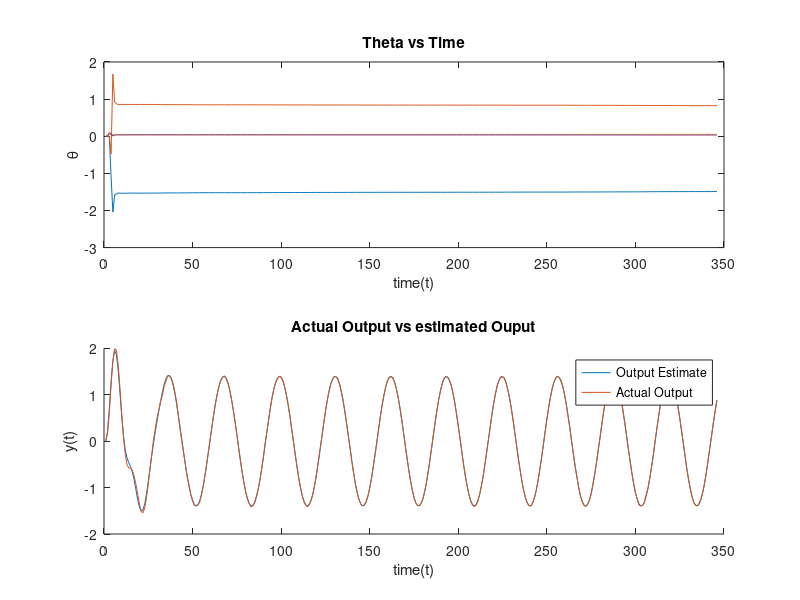
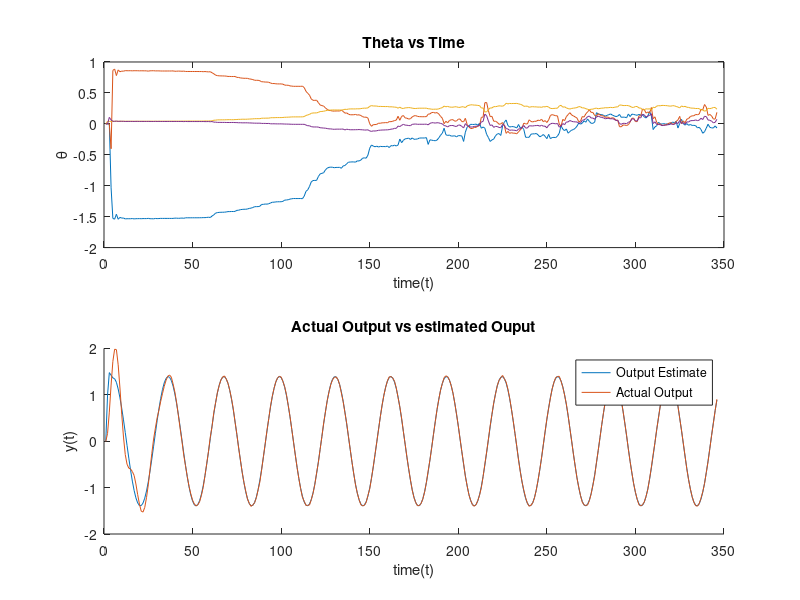
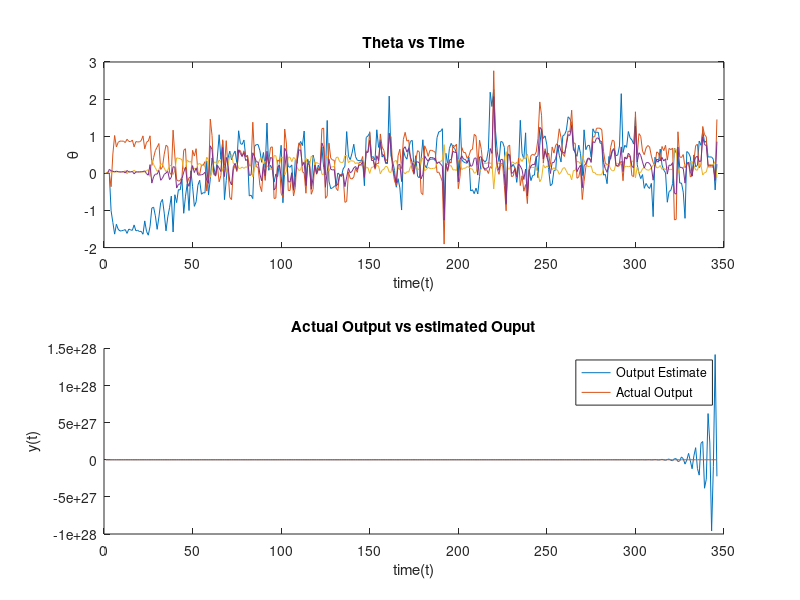
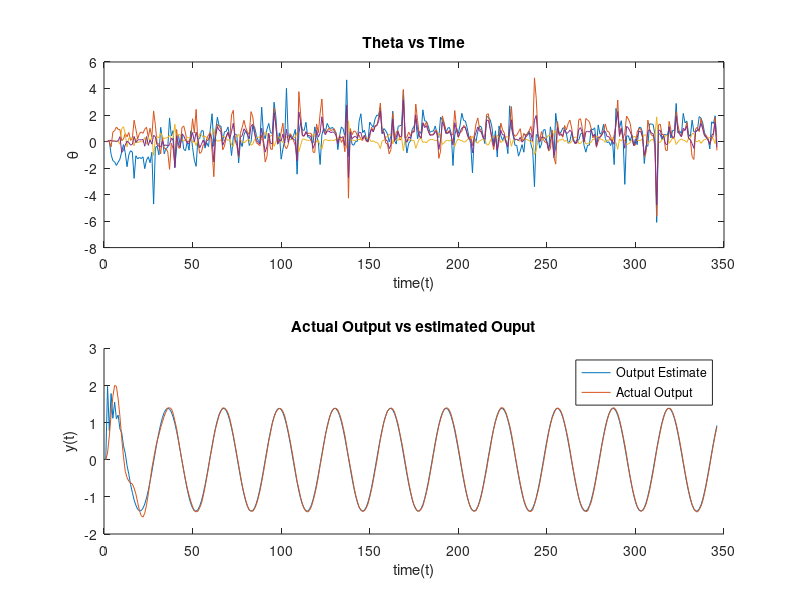

Write the MATLAB code that produced these figures, in order.
% A skeleton for a recursive identification algorithm. Since the assignment
% assumes an ARX model this code does likewise.
% You need to set Na, Nb (number of a and b coefficients) and LN (large 
% number).  Nc is not needed if this is an ARX model. You also need to supply
% the algorithm!
% The code assumes that the data is in a vector y and the input is in a vector u
Na = 2;%number of Y values
Nb = 2;%number of u values
LN = 10000000;
%[B,A] = dord2;
%num = B;
%den = A;

lambdaArray = [1, 0.95, 0.5, 0.2] ;

for LambdaNumber = 1:4
%num and den are the numerator and denominator of the filter(PID
%controller)
num = [0 0.0416 0.0395];
den = [1 -1.5363 0.8607];
u = 5 * sin(1:.2:70);
%u = ones(1,50);
noise = 0.01*randn(size(u)); %Change the varience in order to change nouse level, overall noise model should be 0 mean.
%noise =0.1*rand(size(u)); %Use rand as varience not set to 1, 
y = filter(num, den, u) + noise;

theta_nminus1=zeros(Na+Nb,1); % Initialise the estimate of theta to zero --> Matrix of zeros
P_nminus1=LN.*eye(Na+Nb);	 % Initialise P where LN is a large number --> Data 
Lambda = lambdaArray(LambdaNumber); %Initalise lambda, set to 1 for non-forgetting
%Lambda = 0.95; %Initaluse lambda set to 0.95 for forgetting
Theta=[]; % history of theta starts here
% Step through data and for each new point generate a new estimate
for n=1:length(y) % Change 10 to length(y) once you have the code working
% set py to the previous Na y values
  py=zeros(1,Na);
  for i=n-1:-1:n-Na
    if i>0 py(n-i)=y(i);   end
  end
% set pu to the previous Nb u values
  pu=zeros(1,Nb);
  for i=n-1:-1:n-Nb
    if i>0 pu(n-i)=u(i);   end
  end
% Construct varphi from py' and pu'
varphi=[-py';pu']; %Combining py and pu
% Use varphi(n), y(n) theta(n-1) and P(n-1) to iterate the next estimate
epsilon = y(n) - varphi' * theta_nminus1;
P = (1/Lambda)*(P_nminus1 - ((P_nminus1* varphi* varphi'* P_nminus1)/(Lambda + varphi'* P_nminus1* varphi)));
K =  P * varphi; 
theta = theta_nminus1 + K*epsilon;
% get ready for the new iteration
  theta_nminus1=theta;
  P_nminus1=P;
  Theta=[Theta; theta']
end % and so it ends
% If you have recorded parameter evolution you can plot with

%Geterate the estimate model output
yfit = filter([0 theta(3) theta(4)], [1 theta(1) theta(2)], u);

%hold on;
%figure('Name', 'Parameter Evolution ')
figure(LambdaNumber);
subplot(2,1,1);
plot(Theta)
title('Theta vs Time')
xlabel('time(t)')
ylabel('\theta')
%title('

%Plot the input and estimate on same graph to compare
%figure('Name', 'Actual Output vs estimated Ouput')
subplot(2,1,2);
hold on;
plot(yfit);
plot(y)
legend('Output Estimate', 'Actual Output') 
hold off
title('Actual Output vs estimated Ouput')
xlabel('time(t)')
ylabel('y(t)')
end

